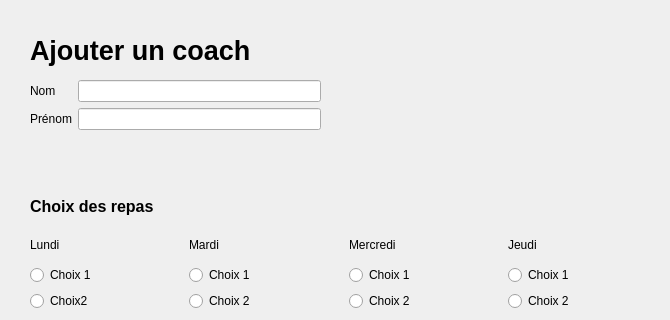
    <widget class="QWidget" name="page_3">
     <widget class="QLabel" name="label_35">
      <property name="geometry">
       <rect>
        <x>30</x>
        <y>30</y>
        <width>241</width>
        <height>41</height>
       </rect>
      </property>
      <property name="font">
       <font>
        <pointsize>20</pointsize>
        <weight>75</weight>
        <bold>true</bold>
       </font>
      </property>
      <property name="text">
       <string>Ajouter un coach</string>
      </property>
     </widget>
     <widget class="QWidget" name="formLayoutWidget_6">
      <property name="geometry">
       <rect>
        <x>30</x>
        <y>80</y>
        <width>291</width>
        <height>71</height>
       </rect>
      </property>
      <layout class="QFormLayout" name="formLayout_6">
       <item row="0" column="0">
        <widget class="QLabel" name="label_36">
         <property name="text">
          <string>Nom</string>
         </property>
        </widget>
       </item>
       <item row="1" column="0">
        <widget class="QLabel" name="label_37">
         <property name="text">
          <string>Prénom</string>
         </property>
        </widget>
       </item>
       <item row="0" column="1">
        <widget class="QLineEdit" name="lineEdit_15"/>
       </item>
       <item row="1" column="1">
        <widget class="QLineEdit" name="lineEdit_27"/>
       </item>
      </layout>
     </widget>
     <widget class="QWidget" name="gridLayoutWidget_2">
      <property name="geometry">
       <rect>
        <x>30</x>
        <y>230</y>
        <width>631</width>
        <height>81</height>
       </rect>
      </property>
      <layout class="QGridLayout" name="gridLayout">
       <item row="0" column="0">
        <widget class="QLabel" name="label_39">
         <property name="text">
          <string>Lundi</string>
         </property>
        </widget>
       </item>
       <item row="0" column="1">
        <widget class="QLabel" name="label_38">
         <property name="text">
          <string>Mardi</string>
         </property>
        </widget>
       </item>
       <item row="2" column="0">
        <widget class="QRadioButton" name="radioButton_7">
         <property name="text">
          <string>Choix2</string>
         </property>
        </widget>
       </item>
       <item row="0" column="3">
        <widget class="QLabel" name="label_41">
         <property name="text">
          <string>Jeudi</string>
         </property>
        </widget>
       </item>
       <item row="0" column="2">
        <widget class="QLabel" name="label_40">
         <property name="text">
          <string>Mercredi</string>
         </property>
        </widget>
       </item>
       <item row="1" column="0">
        <widget class="QRadioButton" name="radioButton_8">
         <property name="text">
          <string>Choix 1</string>
         </property>
        </widget>
       </item>
       <item row="1" column="1">
        <widget class="QRadioButton" name="radioButton_9">
         <property name="text">
          <string>Choix 1</string>
         </property>
        </widget>
       </item>
       <item row="2" column="1">
        <widget class="QRadioButton" name="radioButton_10">
         <property name="text">
          <string>Choix 2</string>
         </property>
        </widget>
       </item>
       <item row="1" column="2">
        <widget class="QRadioButton" name="radioButton_11">
         <property name="text">
          <string>Choix 1</string>
         </property>
        </widget>
       </item>
       <item row="2" column="2">
        <widget class="QRadioButton" name="radioButton_12">
         <property name="text">
          <string>Choix 2</string>
         </property>
        </widget>
       </item>
       <item row="1" column="3">
        <widget class="QRadioButton" name="radioButton_13">
         <property name="text">
          <string>Choix 1</string>
         </property>
        </widget>
       </item>
       <item row="2" column="3">
        <widget class="QRadioButton" name="radioButton_14">
         <property name="text">
          <string>Choix 2</string>
         </property>
        </widget>
       </item>
      </layout>
     </widget>
     <widget class="QLabel" name="label_42">
      <property name="geometry">
       <rect>
        <x>30</x>
        <y>196</y>
        <width>171</width>
        <height>20</height>
       </rect>
      </property>
      <property name="font">
       <font>
        <pointsize>12</pointsize>
        <weight>75</weight>
        <bold>true</bold>
       </font>
      </property>
      <property name="text">
       <string>Choix des repas</string>
      </property>
     </widget>
    </widget>
